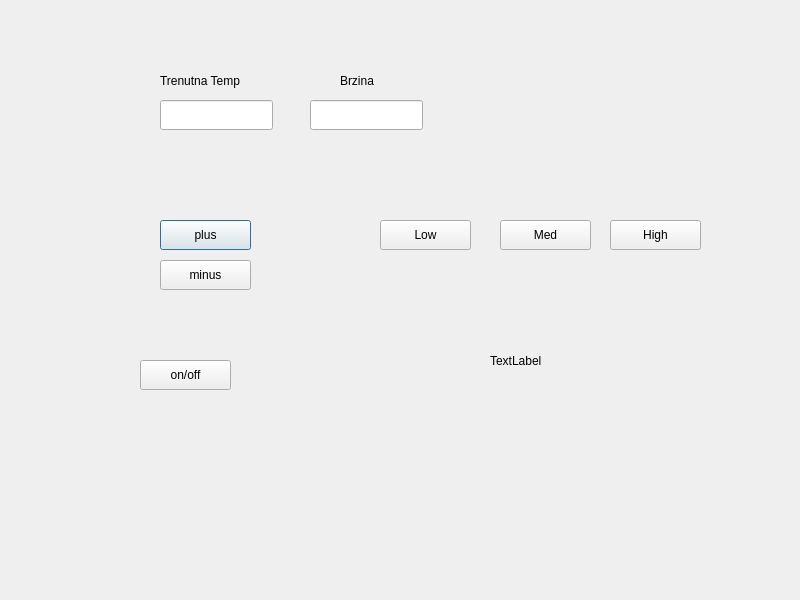
<?xml version="1.0" encoding="UTF-8"?>
<ui version="4.0">
 <class>Dialog</class>
 <widget class="QDialog" name="Dialog">
  <property name="geometry">
   <rect>
    <x>0</x>
    <y>0</y>
    <width>800</width>
    <height>600</height>
   </rect>
  </property>
  <property name="windowTitle">
   <string>Dialog</string>
  </property>
  <widget class="QLineEdit" name="lineEditTemperature">
   <property name="geometry">
    <rect>
     <x>160</x>
     <y>100</y>
     <width>113</width>
     <height>30</height>
    </rect>
   </property>
   <property name="readOnly">
    <bool>true</bool>
   </property>
  </widget>
  <widget class="QLineEdit" name="lineEditFanSpeed">
   <property name="geometry">
    <rect>
     <x>310</x>
     <y>100</y>
     <width>113</width>
     <height>30</height>
    </rect>
   </property>
   <property name="readOnly">
    <bool>true</bool>
   </property>
  </widget>
  <widget class="QPushButton" name="buttonIncreaseTemp">
   <property name="geometry">
    <rect>
     <x>160</x>
     <y>220</y>
     <width>91</width>
     <height>30</height>
    </rect>
   </property>
   <property name="text">
    <string>plus</string>
   </property>
  </widget>
  <widget class="QPushButton" name="buttonDecreaseTemp">
   <property name="geometry">
    <rect>
     <x>160</x>
     <y>260</y>
     <width>91</width>
     <height>30</height>
    </rect>
   </property>
   <property name="text">
    <string>minus</string>
   </property>
  </widget>
  <widget class="QPushButton" name="buttonFanLow">
   <property name="geometry">
    <rect>
     <x>380</x>
     <y>220</y>
     <width>91</width>
     <height>30</height>
    </rect>
   </property>
   <property name="text">
    <string>Low</string>
   </property>
  </widget>
  <widget class="QPushButton" name="buttonFanMedium">
   <property name="geometry">
    <rect>
     <x>500</x>
     <y>220</y>
     <width>91</width>
     <height>30</height>
    </rect>
   </property>
   <property name="text">
    <string>Med</string>
   </property>
  </widget>
  <widget class="QPushButton" name="buttonFanHigh">
   <property name="geometry">
    <rect>
     <x>610</x>
     <y>220</y>
     <width>91</width>
     <height>30</height>
    </rect>
   </property>
   <property name="text">
    <string>High</string>
   </property>
  </widget>
  <widget class="QLabel" name="label">
   <property name="geometry">
    <rect>
     <x>160</x>
     <y>70</y>
     <width>121</width>
     <height>22</height>
    </rect>
   </property>
   <property name="text">
    <string>Trenutna Temp</string>
   </property>
  </widget>
  <widget class="QLabel" name="label_2">
   <property name="geometry">
    <rect>
     <x>340</x>
     <y>70</y>
     <width>68</width>
     <height>22</height>
    </rect>
   </property>
   <property name="text">
    <string>Brzina</string>
   </property>
  </widget>
  <widget class="QLabel" name="labelACStatus">
   <property name="geometry">
    <rect>
     <x>490</x>
     <y>350</y>
     <width>68</width>
     <height>22</height>
    </rect>
   </property>
   <property name="text">
    <string>TextLabel</string>
   </property>
  </widget>
  <widget class="QPushButton" name="buttonToggleAC">
   <property name="geometry">
    <rect>
     <x>140</x>
     <y>360</y>
     <width>91</width>
     <height>30</height>
    </rect>
   </property>
   <property name="text">
    <string>on/off</string>
   </property>
  </widget>
 </widget>
 <resources/>
 <connections/>
</ui>
